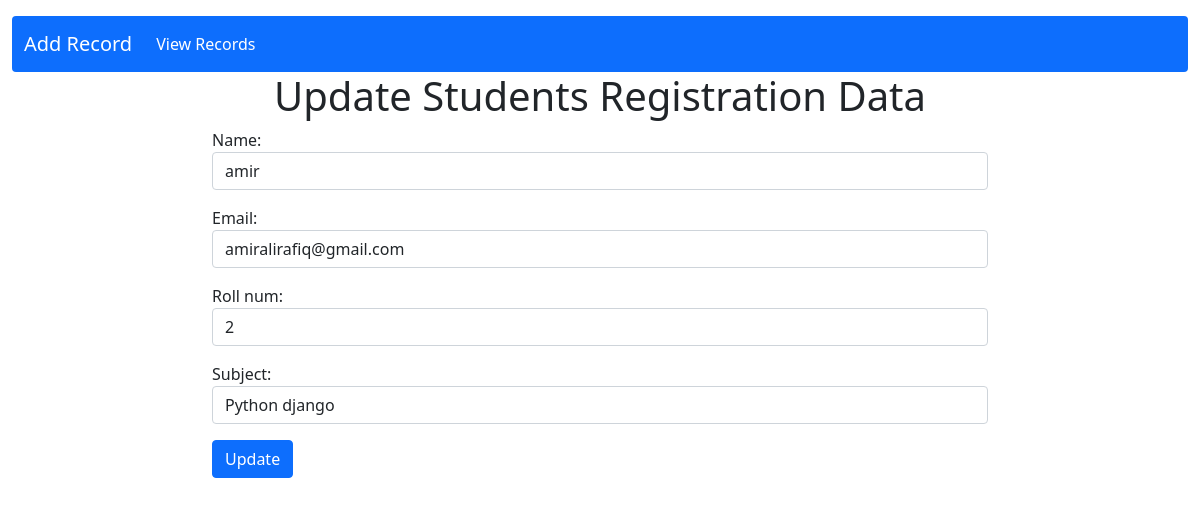
Page /edit/2/ on the committed database.
### CRUD/models.py (models this page shows)
class Registration(models.Model):
    name=models.CharField(max_length=100)
    email=models.EmailField(max_length=100)
    roll_num=models.IntegerField(null=True)
    subject=models.CharField(max_length=100)

### CRUD/views.py (the view)
# urls.py: path('edit/<int:pk>/',views.edit_page,name="edit_page"),
def edit_page(req, pk):
    edit_data = Registration.objects.get(pk=pk)
    if req.method == "POST":
        form = Profile(req.POST, instance=edit_data)
        if form.is_valid():
            form.save()
            return redirect('display_data')
    else:
        form = Profile(instance=edit_data)
    return render(req, 'CRUD/edit_page.html', {'form': form})

### CRUD/forms.py
class Profile(forms.ModelForm):
    class Meta:
        model=Registration
        fields='__all__'
        widgets ={
            'name':forms.TextInput(attrs={
                'class':'form-control',
                'placeholder':"Enter your Name"
            }),
            'email': forms.EmailInput(attrs={
                'class': 'form-control',
                'placeholder': 'Enter email'
            }),
            'roll_num':forms.NumberInput(attrs={
                'class':'form-control',
                'placeholder':"Enter roll num"
            }),
             'subject':forms.TextInput(attrs={
                'class':'form-control',
                'placeholder':"your subject here"
            })
        }

### CRUD/templates/CRUD/edit_page.html (shortened to what this page needs)
{% extends 'CRUD/base.html' %}
{% block main_content %}
<div class="container col-lg-8 col-12">
    <div class="text-center">
        <h1> Update Students Registration Data </h1>
    </div>
<form action="" method="post">
{{form.as_p}}
<button type="submit" class="btn btn-primary">Update</button>
</form>
</div>
{%endblock%}

### rows in the picture
Registration: name "amir", email "amiralirafiq@gmail.com", roll_num "2", subject "Python django"
